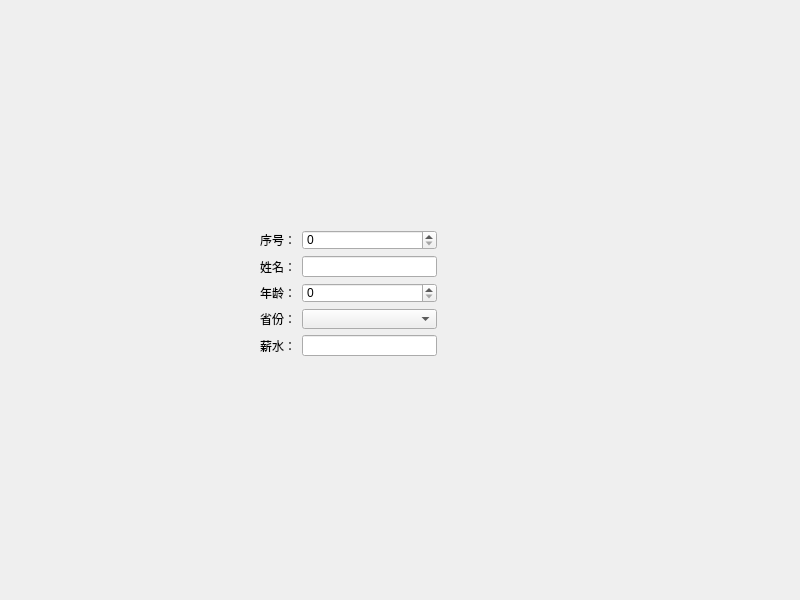
<?xml version="1.0" encoding="UTF-8"?>
<ui version="4.0">
 <class>Form</class>
 <widget class="QWidget" name="Form">
  <property name="geometry">
   <rect>
    <x>0</x>
    <y>0</y>
    <width>800</width>
    <height>600</height>
   </rect>
  </property>
  <property name="windowTitle">
   <string>Form</string>
  </property>
  <widget class="QWidget" name="formLayoutWidget">
   <property name="geometry">
    <rect>
     <x>260</x>
     <y>230</y>
     <width>177</width>
     <height>126</height>
    </rect>
   </property>
   <layout class="QFormLayout" name="formLayout">
    <item row="0" column="0">
     <widget class="QLabel" name="label">
      <property name="text">
       <string>序号：</string>
      </property>
     </widget>
    </item>
    <item row="1" column="0">
     <widget class="QLabel" name="label_2">
      <property name="text">
       <string>姓名：</string>
      </property>
     </widget>
    </item>
    <item row="1" column="1">
     <widget class="QLineEdit" name="lineEdit_2"/>
    </item>
    <item row="2" column="0">
     <widget class="QLabel" name="label_4">
      <property name="text">
       <string>年龄：</string>
      </property>
     </widget>
    </item>
    <item row="2" column="1">
     <widget class="QSpinBox" name="spinBox"/>
    </item>
    <item row="3" column="0">
     <widget class="QLabel" name="label_5">
      <property name="text">
       <string>省份：</string>
      </property>
     </widget>
    </item>
    <item row="3" column="1">
     <widget class="QComboBox" name="comboBox"/>
    </item>
    <item row="4" column="0">
     <widget class="QLabel" name="label_3">
      <property name="text">
       <string>薪水：</string>
      </property>
     </widget>
    </item>
    <item row="4" column="1">
     <widget class="QLineEdit" name="lineEdit_3"/>
    </item>
    <item row="0" column="1">
     <widget class="QSpinBox" name="spinBox_2"/>
    </item>
   </layout>
  </widget>
 </widget>
 <resources/>
 <connections/>
</ui>
